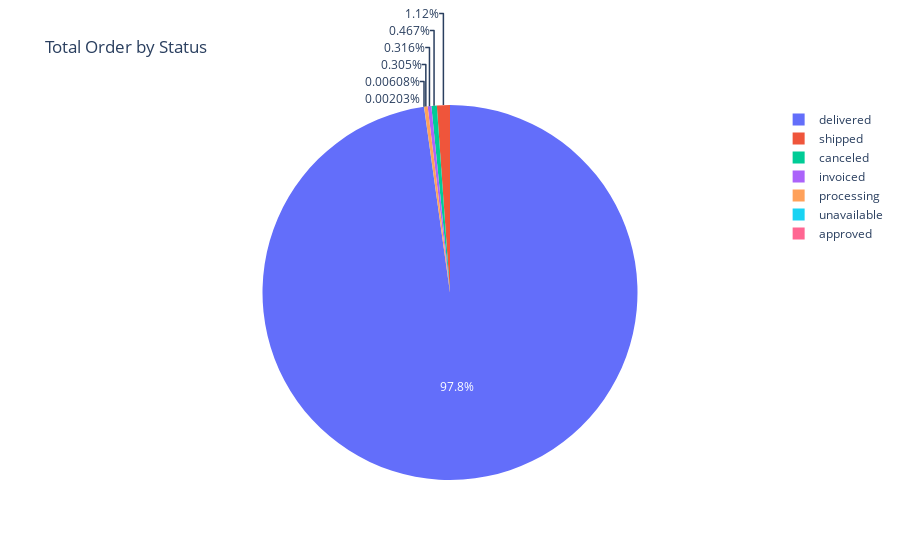

The notebook cell saved with this chart:
### Code cell
# data_order_status.iplot(kind = 'bar',x='order_status',y='order_id', title='Total Order by Status',
#                        xTitle = 'Order Status', yTitle = 'Total Order')

fig = px.pie(data_order_status, values='order_id', names='order_status',
             title='Total Order by Status')
fig.show()

### Figure 1 — Plotly figure (JSON) as saved in the notebook; plotly's stock layout.template omitted (floating-point values rounded to 4 significant figures)
{"data": [{"domain": {"x": [0, 1], "y": [0, 1]}, "hovertemplate": "order_status=%{label}<br>order_id=%{value}<extra></extra>", "labels": ["delivered", "shipped", "canceled", "invoiced", "processing", "unavailable", "approved"], "legendgroup": "", "name": "", "showlegend": true, "type": "pie", "values": [96478, 1106, 461, 312, 301, 6, 2]}], "layout": {"legend": {"tracegroupgap": 0}, "title": {"text": "Total Order by Status"}}}
